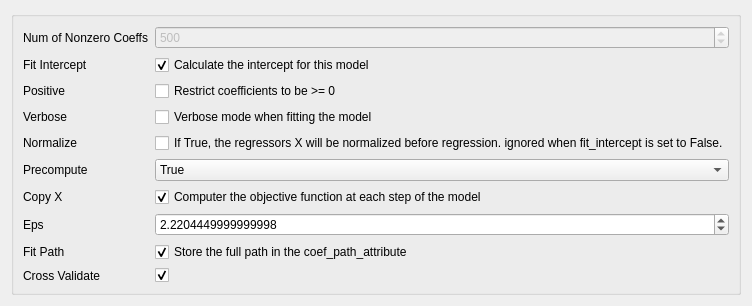
<?xml version="1.0" encoding="UTF-8"?>
<ui version="4.0">
 <class>Form</class>
 <widget class="QWidget" name="Form">
  <property name="geometry">
   <rect>
    <x>0</x>
    <y>0</y>
    <width>677</width>
    <height>300</height>
   </rect>
  </property>
  <property name="windowTitle">
   <string>Form</string>
  </property>
  <layout class="QVBoxLayout" name="verticalLayout">
   <item>
    <widget class="QGroupBox" name="formGroupBox">
     <layout class="QFormLayout" name="formLayout">
      <property name="fieldGrowthPolicy">
       <enum>QFormLayout::AllNonFixedFieldsGrow</enum>
      </property>
      <item row="0" column="0">
       <widget class="QLabel" name="numOfNonzeroCoeffsLabel">
        <property name="text">
         <string>Num of Nonzero Coeffs</string>
        </property>
       </widget>
      </item>
      <item row="0" column="1">
       <widget class="QSpinBox" name="numOfNonzeroCoeffsSpinBox">
        <property name="enabled">
         <bool>false</bool>
        </property>
        <property name="maximum">
         <number>999999</number>
        </property>
        <property name="value">
         <number>500</number>
        </property>
       </widget>
      </item>
      <item row="1" column="0">
       <widget class="QLabel" name="fitInterceptLabel">
        <property name="text">
         <string>Fit Intercept</string>
        </property>
       </widget>
      </item>
      <item row="1" column="1">
       <widget class="QCheckBox" name="fitInterceptCheckBox">
        <property name="text">
         <string>Calculate the intercept for this model</string>
        </property>
        <property name="checked">
         <bool>true</bool>
        </property>
       </widget>
      </item>
      <item row="2" column="0">
       <widget class="QLabel" name="positiveLabel">
        <property name="text">
         <string>Positive</string>
        </property>
       </widget>
      </item>
      <item row="2" column="1">
       <widget class="QCheckBox" name="positiveCheckBox">
        <property name="text">
         <string>Restrict coefficients to be &gt;= 0</string>
        </property>
       </widget>
      </item>
      <item row="3" column="0">
       <widget class="QLabel" name="verboseLabel">
        <property name="text">
         <string>Verbose</string>
        </property>
       </widget>
      </item>
      <item row="3" column="1">
       <widget class="QCheckBox" name="verboseCheckBox">
        <property name="text">
         <string>Verbose mode when fitting the model</string>
        </property>
       </widget>
      </item>
      <item row="5" column="0">
       <widget class="QLabel" name="precomputeLabel">
        <property name="text">
         <string>Precompute</string>
        </property>
       </widget>
      </item>
      <item row="6" column="0">
       <widget class="QLabel" name="copyXLabel">
        <property name="text">
         <string>Copy X</string>
        </property>
       </widget>
      </item>
      <item row="6" column="1">
       <widget class="QCheckBox" name="copyXCheckBox">
        <property name="text">
         <string>Computer the objective function at each step of the model</string>
        </property>
        <property name="checked">
         <bool>true</bool>
        </property>
       </widget>
      </item>
      <item row="7" column="0">
       <widget class="QLabel" name="epsLabel">
        <property name="text">
         <string>Eps</string>
        </property>
       </widget>
      </item>
      <item row="7" column="1">
       <widget class="QDoubleSpinBox" name="epsDoubleSpinBox">
        <property name="decimals">
         <number>16</number>
        </property>
        <property name="value">
         <double>2.220445000000000</double>
        </property>
       </widget>
      </item>
      <item row="8" column="0">
       <widget class="QLabel" name="fitPathLabel">
        <property name="text">
         <string>Fit Path</string>
        </property>
       </widget>
      </item>
      <item row="8" column="1">
       <widget class="QCheckBox" name="fitPathCheckBox">
        <property name="text">
         <string>Store the full path in the coef_path_attribute</string>
        </property>
        <property name="checked">
         <bool>true</bool>
        </property>
       </widget>
      </item>
      <item row="4" column="0">
       <widget class="QLabel" name="normalizeLabel">
        <property name="text">
         <string>Normalize</string>
        </property>
       </widget>
      </item>
      <item row="4" column="1">
       <widget class="QCheckBox" name="normalizeCheckBox">
        <property name="text">
         <string>If True, the regressors X will be normalized before regression. ignored when fit_intercept is set to False.</string>
        </property>
       </widget>
      </item>
      <item row="9" column="0">
       <widget class="QLabel" name="crossValidatePathLabel">
        <property name="text">
         <string>Cross Validate</string>
        </property>
       </widget>
      </item>
      <item row="9" column="1">
       <widget class="QCheckBox" name="crossValidateCheckBox">
        <property name="text">
         <string/>
        </property>
        <property name="checked">
         <bool>true</bool>
        </property>
       </widget>
      </item>
      <item row="5" column="1">
       <widget class="QComboBox" name="comboBox">
        <item>
         <property name="text">
          <string>True</string>
         </property>
        </item>
        <item>
         <property name="text">
          <string>False</string>
         </property>
        </item>
        <item>
         <property name="text">
          <string>auto</string>
         </property>
        </item>
       </widget>
      </item>
     </layout>
    </widget>
   </item>
  </layout>
 </widget>
 <resources/>
 <connections>
  <connection>
   <sender>crossValidateCheckBox</sender>
   <signal>toggled(bool)</signal>
   <receiver>numOfNonzeroCoeffsSpinBox</receiver>
   <slot>setDisabled(bool)</slot>
   <hints>
    <hint type="sourcelabel">
     <x>145</x>
     <y>236</y>
    </hint>
    <hint type="destinationlabel">
     <x>184</x>
     <y>35</y>
    </hint>
   </hints>
  </connection>
 </connections>
</ui>
